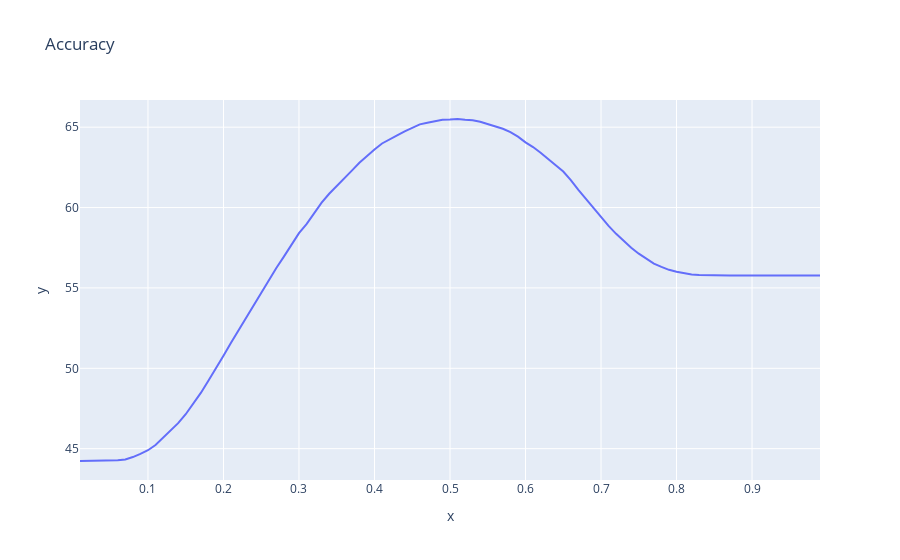
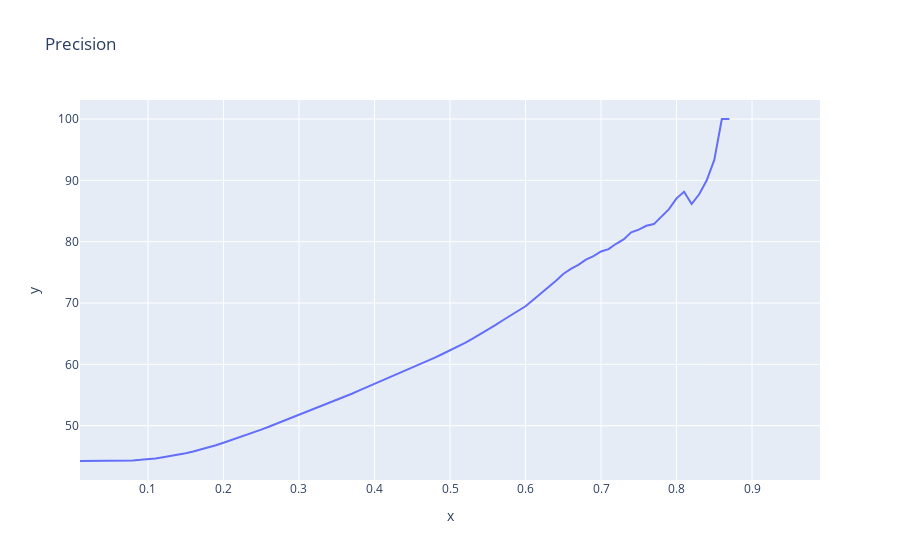

Here is the notebook cell these charts were saved with, in order:
### Code cell
validate_dataset = BitboardDrawDataset("data/eval_dataset/bitboards/100000_1509579_19_24.csv", chunk_size=100000, shuffle=False)
validate_dataloader = DataLoader(validate_dataset, batch_size=512)

model = DenseNetwork(0, [768, 1])
model.load_state_dict(torch.load("models/1M/0l/Dense_768_1_b512_e42_lr0.01_m0.9_acc65.25", map_location=device))

test_model(model, validate_dataloader)

### Figure 1 — Plotly figure (JSON) as saved in the notebook; plotly's stock layout.template omitted (floating-point values rounded to 4 significant figures)
{"data": [{"hovertemplate": "x=%{x}<br>y=%{y}<extra></extra>", "legendgroup": "", "line": {"color": "#636efa", "dash": "solid"}, "marker": {"symbol": "circle"}, "mode": "lines", "name": "", "orientation": "v", "showlegend": false, "type": "scatter", "x": [0.01, 0.02, 0.03, 0.04, 0.05, 0.06, 0.07, 0.08, 0.09, 0.1, 0.11, 0.12, 0.13, 0.14, 0.15, 0.16, 0.17, 0.18, 0.19, 0.2, 0.21, 0.22, 0.23, 0.24, 0.25, 0.26, 0.27, 0.28, 0.29, 0.3, 0.31, 0.32, 0.33, 0.34, 0.35, 0.36, 0.37, 0.38, 0.39, 0.4, 0.41, 0.42, 0.43, 0.44, 0.45, 0.46, 0.47, 0.48, 0.49, 0.5, 0.51, 0.52, 0.53, 0.54, 0.55, 0.56, 0.57, 0.58, 0.59, 0.6, 0.61, 0.62, 0.63, 0.64, 0.65, 0.66, 0.67, 0.68, 0.69, 0.7, 0.71, 0.72, 0.73, 0.74, 0.75, 0.76, 0.77, 0.78, 0.79, 0.8, 0.81, 0.82, 0.83, 0.84, 0.85, 0.86, 0.87, 0.88, 0.89, 0.9, 0.91, 0.92, 0.93, 0.94, 0.95, 0.96, 0.97, 0.98, 0.99], "xaxis": "x", "y": [44.23, 44.23, 44.24, 44.25, 44.26, 44.28, 44.33, 44.48, 44.68, 44.9, 45.22, 45.67, 46.09, 46.59, 47.14, 47.77, 48.47, 49.22, 49.97, 50.78, 51.59, 52.36, 53.09, 53.95, 54.71, 55.48, 56.24, 56.95, 57.67, 58.4, 58.97, 59.65, 60.3, 60.86, 61.36, 61.85, 62.3, 62.79, 63.23, 63.62, 63.99, 64.22, 64.48, 64.74, 64.96, 65.18, 65.28, 65.38, 65.46, 65.48, 65.51, 65.46, 65.43, 65.34, 65.2, 65.07, 64.9, 64.69, 64.41, 64.05, 63.77, 63.41, 63.04, 62.63, 62.24, 61.71, 61.1, 60.54, 59.94, 59.4, 58.86, 58.36, 57.91, 57.5, 57.13, 56.81, 56.51, 56.31, 56.13, 56.0, 55.92, 55.84, 55.81, 55.79, 55.78, 55.77, 55.77, 55.77, 55.77, 55.77, 55.77, 55.77, 55.77, 55.77, 55.77, 55.77, 55.77, 55.77, 55.77], "yaxis": "y"}], "layout": {"autosize": true, "legend": {"tracegroupgap": 0}, "title": {"text": "Accuracy"}, "xaxis": {"anchor": "y", "autorange": true, "domain": [0, 1], "range": [0.01, 0.99], "title": {"text": "x"}, "type": "linear"}, "yaxis": {"anchor": "x", "autorange": true, "domain": [0, 1], "range": [43.05, 66.69], "title": {"text": "y"}, "type": "linear"}}}

### Figure 2 — Plotly figure (JSON) as saved in the notebook; plotly's stock layout.template omitted (floating-point values rounded to 4 significant figures)
{"data": [{"hovertemplate": "x=%{x}<br>y=%{y}<extra></extra>", "legendgroup": "", "line": {"color": "#636efa", "dash": "solid"}, "marker": {"symbol": "circle"}, "mode": "lines", "name": "", "orientation": "v", "showlegend": false, "type": "scatter", "x": [0.01, 0.02, 0.03, 0.04, 0.05, 0.06, 0.07, 0.08, 0.09, 0.1, 0.11, 0.12, 0.13, 0.14, 0.15, 0.16, 0.17, 0.18, 0.19, 0.2, 0.21, 0.22, 0.23, 0.24, 0.25, 0.26, 0.27, 0.28, 0.29, 0.3, 0.31, 0.32, 0.33, 0.34, 0.35, 0.36, 0.37, 0.38, 0.39, 0.4, 0.41, 0.42, 0.43, 0.44, 0.45, 0.46, 0.47, 0.48, 0.49, 0.5, 0.51, 0.52, 0.53, 0.54, 0.55, 0.56, 0.57, 0.58, 0.59, 0.6, 0.61, 0.62, 0.63, 0.64, 0.65, 0.66, 0.67, 0.68, 0.69, 0.7, 0.71, 0.72, 0.73, 0.74, 0.75, 0.76, 0.77, 0.78, 0.79, 0.8, 0.81, 0.82, 0.83, 0.84, 0.85, 0.86, 0.87, 0.88, 0.89, 0.9, 0.91, 0.92, 0.93, 0.94, 0.95, 0.96, 0.97, 0.98, 0.99], "xaxis": "x", "y": [44.23, 44.23, 44.23, 44.24, 44.24, 44.25, 44.27, 44.33, 44.42, 44.51, 44.65, 44.84, 45.02, 45.24, 45.48, 45.77, 46.09, 46.45, 46.81, 47.21, 47.63, 48.04, 48.43, 48.91, 49.35, 49.82, 50.3, 50.76, 51.25, 51.78, 52.2, 52.74, 53.27, 53.76, 54.24, 54.72, 55.2, 55.75, 56.28, 56.81, 57.35, 57.8, 58.31, 58.86, 59.41, 59.99, 60.52, 61.08, 61.68, 62.25, 62.89, 63.51, 64.18, 64.91, 65.59, 66.38, 67.19, 67.95, 68.76, 69.46, 70.5, 71.49, 72.57, 73.59, 74.73, 75.55, 76.22, 77.06, 77.65, 78.39, 78.79, 79.65, 80.36, 81.52, 81.95, 82.59, 82.86, 84.01, 85.29, 87.07, 88.14, 86.14, 87.72, 90, 93.33, 100, 100, null, null, null, null, null, null, null, null, null, null, null, null], "yaxis": "y"}], "layout": {"autosize": true, "legend": {"tracegroupgap": 0}, "title": {"text": "Precision"}, "xaxis": {"anchor": "y", "autorange": true, "domain": [0, 1], "range": [0.01, 0.99], "title": {"text": "x"}, "type": "linear"}, "yaxis": {"anchor": "x", "autorange": true, "domain": [0, 1], "range": [41.13, 103.1], "title": {"text": "y"}, "type": "linear"}}}
